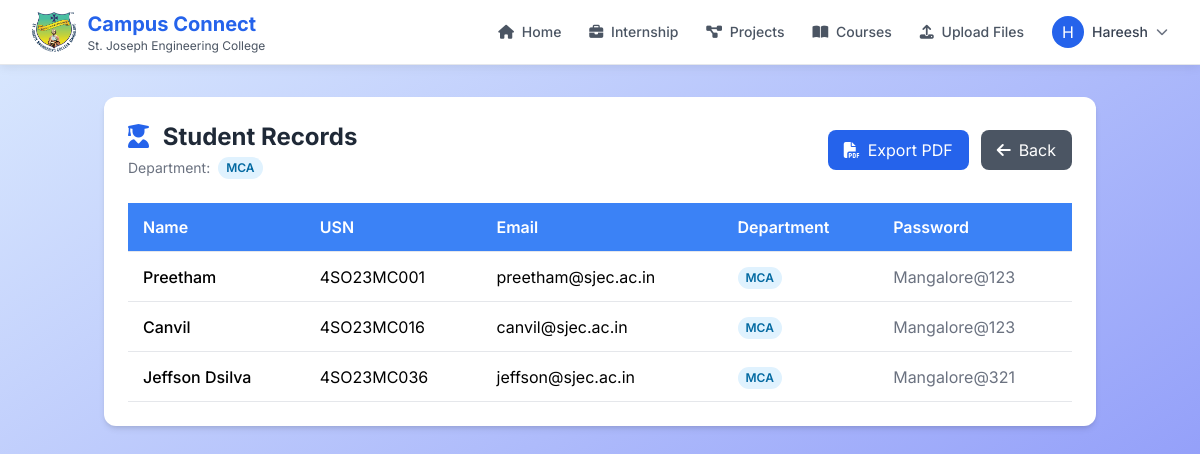
Screenshot of /app/modules/general/display.php (signed in) with the database file from the repository.
### tables this page shows
CREATE TABLE `students` (
  `name` varchar(255) NOT NULL,
  `usn` varchar(50) NOT NULL,
  `email` varchar(100) NOT NULL,
  `password` varchar(255) NOT NULL,
  `dept_code` varchar(10) NOT NULL
);

### app/modules/general/display.php (the view, shortened to what this page needs)
<?php
require_once __DIR__ . '/../../views/hodheader.php';
$hodDept = $_SESSION['dept'];
$query = "SELECT Name, USN, Email, Password, dept_code
          FROM students
          WHERE dept_code = ?
          ORDER BY USN ASC";
$stmt = $conn->prepare($query);
$stmt->bind_param("s", $hodDept);
$stmt->execute();
$result = $stmt->get_result();
if ($result && $result->num_rows > 0) {
    $students = $result->fetch_all(MYSQLI_ASSOC);
} else {
    $students = [];
}
?>
<!DOCTYPE html>
<html lang="en">
<head>
    <link href="https://cdnjs.cloudflare.com/ajax/libs/font-awesome/6.4.0/css/all.min.css" rel="stylesheet">
    <script src="https://cdn.tailwindcss.com"></script>
</head>
<body class="min-h-screen bg-gray-50">
    <div class="container mx-auto px-4 py-8">
        <div class="bg-white rounded-xl shadow-md overflow-hidden mb-8">
            <div class="p-6">
                <div class="flex justify-between items-center mb-6">
                    <div>
                        <h1 class="text-2xl font-bold text-gray-800">
                            <i class="fas fa-user-graduate mr-2 text-blue-600"></i>
                            Student Records
                        </h1>
                        <div class="flex items-center mt-1">
                            <span class="text-sm text-gray-500 mr-2">Department:</span>
                            <span class="dept-badge"><?= htmlspecialchars($hodDept) ?></span>
                        </div>
                    </div>
                    <div class="flex space-x-3">
                        <button onclick="printTable()"
                                class="action-btn bg-blue-600 hover:bg-blue-700 text-white px-4 py-2 rounded-lg flex items-center">
                            <i class="fas fa-file-pdf mr-2"></i> Export PDF
                        </button>
                        <a href="<?= BASE_URL ?>app/modules/general/uploadfile.php"
                           class="action-btn bg-gray-600 hover:bg-gray-700 text-white px-4 py-2 rounded-lg flex items-center">
                            <i class="fas fa-arrow-left mr-2"></i> Back
                        </a>
                    </div>
                </div>
                <?php if (empty($students)): ?>
                    <div class="text-center py-8">
                        <i class="fas fa-user-slash text-4xl text-gray-300 mb-4"></i>
                        <p class="text-gray-500">No student records found in <?= htmlspecialchars($hodDept) ?> department</p>
                    </div>
                <?php else: ?>
                    <div class="overflow-x-auto">
                        <table id="dataTable" class="data-table w-full">
                            <thead>
                                <tr>
                                    <th>Name</th>
                                    <th>USN</th>
                                    <th>Email</th>
                                    <th>Department</th>
                                    <th>Password</th>
                                </tr>
                            </thead>
                            <tbody>
                                <?php foreach ($students as $student): ?>
                                    <tr>
                                        <td class="font-medium"><?= htmlspecialchars($student['Name']) ?></td>
                                        <td><?= htmlspecialchars($student['USN']) ?></td>
                                        <td><?= htmlspecialchars($student['Email']) ?></td>
                                        <td>
                                            <span class="dept-badge"><?= htmlspecialchars($student['dept_code']) ?></span>
                                        </td>
                                        <td class="text-gray-500"><?= htmlspecialchars($student['Password']) ?></td>
                                    </tr>
                                <?php endforeach; ?>
                            </tbody>
                        </table>
                    </div>
                <?php endif; ?>
            </div>
        </div>
    </div>
</body>
</html>

### app/views/hodheader.php (style rules this page uses)
body { font-family: 'Inter', sans-serif; }
.dept-badge { background-color: #e0f2fe; color: #0369a1; padding: 2px 8px; border-radius: 9999px; font-size: 0.75rem; font-weight: 600; display: inline-flex; align-items: center; }

### app/modules/general/display.php (style rules this page uses)
body { font-family: 'Inter', sans-serif; background-color: #f3f4f6; }
.data-table { width: 100%; border-collapse: collapse; }
.data-table th, .data-table td { padding: 12px 15px; text-align: left; border-bottom: 1px solid #e5e7eb; }
.data-table th { background-color: #3b82f6; color: white; font-weight: 600; }
.action-btn { transition: all 0.2s ease; }
.dept-badge { background-color: #e0f2fe; color: #0369a1; padding: 2px 8px; border-radius: 9999px; font-size: 0.75rem; font-weight: 600; }

### rows the page displays
students: name "Preetham", usn "4SO23MC001", email "preetham@sjec.ac.in", dept_code "MCA", password "Mangalore@123"
students: name "Canvil", usn "4SO23MC016", email "canvil@sjec.ac.in", dept_code "MCA", password "Mangalore@123"
students: name "Jeffson Dsilva", usn "4SO23MC036", email "jeffson@sjec.ac.in", dept_code "MCA", password "Mangalore@321"

### other values shown
$initial "H"
explode(' ', $hodName)[1] "Hareesh"
$hodDept "MCA"
